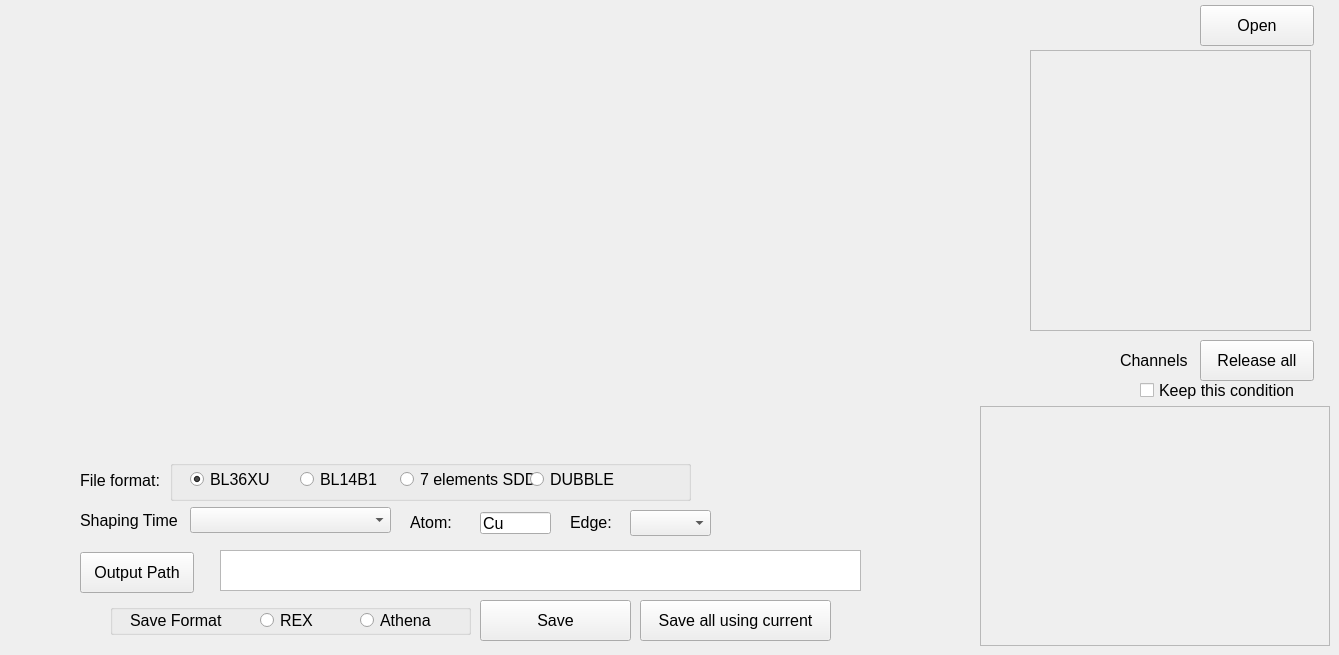
      <widget class="QWidget" name="tab_9">
       <attribute name="title">
        <string>36XU,BL14B1,SDD</string>
       </attribute>
       <widget class="QLabel" name="label_52">
        <property name="geometry">
         <rect>
          <x>570</x>
          <y>512</y>
          <width>51</width>
          <height>21</height>
         </rect>
        </property>
        <property name="font">
         <font>
          <pointsize>12</pointsize>
         </font>
        </property>
        <property name="text">
         <string>Edge:</string>
        </property>
       </widget>
       <widget class="QScrollArea" name="scrollArea_16">
        <property name="geometry">
         <rect>
          <x>980</x>
          <y>406</y>
          <width>350</width>
          <height>240</height>
         </rect>
        </property>
        <property name="font">
         <font>
          <pointsize>12</pointsize>
         </font>
        </property>
        <property name="widgetResizable">
         <bool>true</bool>
        </property>
        <widget class="QWidget" name="scrollAreaWidgetContents_16">
         <property name="geometry">
          <rect>
           <x>0</x>
           <y>0</y>
           <width>348</width>
           <height>238</height>
          </rect>
         </property>
        </widget>
       </widget>
       <widget class="QScrollArea" name="scrollArea_17">
        <property name="geometry">
         <rect>
          <x>1030</x>
          <y>50</y>
          <width>281</width>
          <height>281</height>
         </rect>
        </property>
        <property name="font">
         <font>
          <pointsize>12</pointsize>
         </font>
        </property>
        <property name="widgetResizable">
         <bool>true</bool>
        </property>
        <widget class="QWidget" name="scrollAreaWidgetContents_17">
         <property name="geometry">
          <rect>
           <x>0</x>
           <y>0</y>
           <width>279</width>
           <height>279</height>
          </rect>
         </property>
        </widget>
       </widget>
       <widget class="QWidget" name="BL36XU_widget1" native="true">
        <property name="geometry">
         <rect>
          <x>0</x>
          <y>20</y>
          <width>491</width>
          <height>431</height>
         </rect>
        </property>
        <property name="font">
         <font>
          <pointsize>12</pointsize>
         </font>
        </property>
       </widget>
       <widget class="QLineEdit" name="BL36XU_Atom">
        <property name="geometry">
         <rect>
          <x>480</x>
          <y>512</y>
          <width>71</width>
          <height>22</height>
         </rect>
        </property>
        <property name="font">
         <font>
          <pointsize>12</pointsize>
         </font>
        </property>
        <property name="text">
         <string>Cu</string>
        </property>
       </widget>
       <widget class="QWidget" name="BL36XU_widget2" native="true">
        <property name="geometry">
         <rect>
          <x>520</x>
          <y>20</y>
          <width>441</width>
          <height>431</height>
         </rect>
        </property>
        <property name="font">
         <font>
          <pointsize>12</pointsize>
         </font>
        </property>
       </widget>
       <widget class="QTextBrowser" name="BL36XU_textBrowser">
        <property name="geometry">
         <rect>
          <x>220</x>
          <y>550</y>
          <width>641</width>
          <height>41</height>
         </rect>
        </property>
        <property name="font">
         <font>
          <pointsize>12</pointsize>
         </font>
        </property>
       </widget>
       <widget class="QPushButton" name="BL36XU_outpath">
        <property name="geometry">
         <rect>
          <x>80</x>
          <y>552</y>
          <width>114</width>
          <height>41</height>
         </rect>
        </property>
        <property name="font">
         <font>
          <pointsize>12</pointsize>
         </font>
        </property>
        <property name="text">
         <string>Output Path</string>
        </property>
       </widget>
       <widget class="QLabel" name="label_53">
        <property name="geometry">
         <rect>
          <x>80</x>
          <y>510</y>
          <width>101</width>
          <height>20</height>
         </rect>
        </property>
        <property name="font">
         <font>
          <pointsize>12</pointsize>
         </font>
        </property>
        <property name="text">
         <string>Shaping Time</string>
        </property>
       </widget>
       <widget class="QComboBox" name="BL36XU_Edge">
        <property name="geometry">
         <rect>
          <x>630</x>
          <y>510</y>
          <width>81</width>
          <height>26</height>
         </rect>
        </property>
        <property name="font">
         <font>
          <pointsize>12</pointsize>
         </font>
        </property>
       </widget>
       <widget class="QPushButton" name="BL36XU_Save">
        <property name="geometry">
         <rect>
          <x>480</x>
          <y>600</y>
          <width>151</width>
          <height>41</height>
         </rect>
        </property>
        <property name="font">
         <font>
          <pointsize>12</pointsize>
         </font>
        </property>
        <property name="text">
         <string>Save</string>
        </property>
       </widget>
       <widget class="QPushButton" name="BL36XU_RSall">
        <property name="geometry">
         <rect>
          <x>1200</x>
          <y>340</y>
          <width>114</width>
          <height>41</height>
         </rect>
        </property>
        <property name="font">
         <font>
          <pointsize>12</pointsize>
         </font>
        </property>
        <property name="text">
         <string>Release all</string>
        </property>
       </widget>
       <widget class="QGroupBox" name="groupBox_19">
        <property name="geometry">
         <rect>
          <x>110</x>
          <y>604</y>
          <width>361</width>
          <height>31</height>
         </rect>
        </property>
        <property name="font">
         <font>
          <pointsize>12</pointsize>
         </font>
        </property>
        <property name="title">
         <string/>
        </property>
        <widget class="QLabel" name="label_54">
         <property name="geometry">
          <rect>
           <x>20</x>
           <y>6</y>
           <width>111</width>
           <height>20</height>
          </rect>
         </property>
         <property name="font">
          <font>
           <pointsize>12</pointsize>
          </font>
         </property>
         <property name="text">
          <string>Save Format</string>
         </property>
        </widget>
        <widget class="QRadioButton" name="BL36XU_rB_Athena">
         <property name="geometry">
          <rect>
           <x>250</x>
           <y>6</y>
           <width>81</width>
           <height>20</height>
          </rect>
         </property>
         <property name="font">
          <font>
           <pointsize>12</pointsize>
          </font>
         </property>
         <property name="text">
          <string>Athena</string>
         </property>
        </widget>
        <widget class="QRadioButton" name="BL36XU_rB_REX">
         <property name="geometry">
          <rect>
           <x>150</x>
           <y>6</y>
           <width>61</width>
           <height>20</height>
          </rect>
         </property>
         <property name="font">
          <font>
           <pointsize>12</pointsize>
          </font>
         </property>
         <property name="text">
          <string>REX</string>
         </property>
        </widget>
       </widget>
       <widget class="QLabel" name="label_55">
        <property name="geometry">
         <rect>
          <x>410</x>
          <y>514</y>
          <width>51</width>
          <height>16</height>
         </rect>
        </property>
        <property name="font">
         <font>
          <pointsize>12</pointsize>
         </font>
        </property>
        <property name="text">
         <string>Atom:</string>
        </property>
       </widget>
       <widget class="QLabel" name="label_57">
        <property name="geometry">
         <rect>
          <x>1120</x>
          <y>350</y>
          <width>71</width>
          <height>21</height>
         </rect>
        </property>
        <property name="font">
         <font>
          <pointsize>12</pointsize>
         </font>
        </property>
        <property name="text">
         <string>Channels</string>
        </property>
       </widget>
       <widget class="QPushButton" name="BL36XU_Open">
        <property name="geometry">
         <rect>
          <x>1200</x>
          <y>5</y>
          <width>114</width>
          <height>41</height>
         </rect>
        </property>
        <property name="font">
         <font>
          <pointsize>12</pointsize>
         </font>
        </property>
        <property name="text">
         <string>Open</string>
        </property>
       </widget>
       <widget class="QComboBox" name="BL36XU_ST">
        <property name="geometry">
         <rect>
          <x>190</x>
          <y>507</y>
          <width>201</width>
          <height>26</height>
         </rect>
        </property>
        <property name="font">
         <font>
          <pointsize>12</pointsize>
         </font>
        </property>
       </widget>
       <widget class="QPushButton" name="pB_save_all_SSD_2">
        <property name="geometry">
         <rect>
          <x>640</x>
          <y>600</y>
          <width>191</width>
          <height>41</height>
         </rect>
        </property>
        <property name="font">
         <font>
          <pointsize>12</pointsize>
         </font>
        </property>
        <property name="text">
         <string>Save all using current</string>
        </property>
       </widget>
       <widget class="QCheckBox" name="cB_keep_condition_2">
        <property name="geometry">
         <rect>
          <x>1140</x>
          <y>380</y>
          <width>161</width>
          <height>21</height>
         </rect>
        </property>
        <property name="font">
         <font>
          <pointsize>12</pointsize>
         </font>
        </property>
        <property name="text">
         <string>Keep this condition</string>
        </property>
       </widget>
       <widget class="QGroupBox" name="groupBox_10">
        <property name="geometry">
         <rect>
          <x>170</x>
          <y>460</y>
          <width>521</width>
          <height>41</height>
         </rect>
        </property>
        <property name="font">
         <font>
          <pointsize>12</pointsize>
         </font>
        </property>
        <property name="title">
         <string/>
        </property>
        <widget class="QRadioButton" name="rB_BL36XU">
         <property name="geometry">
          <rect>
           <x>20</x>
           <y>10</y>
           <width>91</width>
           <height>18</height>
          </rect>
         </property>
         <property name="font">
          <font>
           <pointsize>12</pointsize>
          </font>
         </property>
         <property name="text">
          <string>BL36XU</string>
         </property>
         <property name="checked">
          <bool>true</bool>
         </property>
        </widget>
        <widget class="QRadioButton" name="rB_BL14B1">
         <property name="geometry">
          <rect>
           <x>130</x>
           <y>10</y>
           <width>91</width>
           <height>18</height>
          </rect>
         </property>
         <property name="font">
          <font>
           <pointsize>12</pointsize>
          </font>
         </property>
         <property name="text">
          <string>BL14B1</string>
         </property>
        </widget>
        <widget class="QRadioButton" name="rB_7elements_SDD">
         <property name="geometry">
          <rect>
           <x>230</x>
           <y>10</y>
           <width>141</width>
           <height>18</height>
          </rect>
         </property>
         <property name="font">
          <font>
           <pointsize>12</pointsize>
          </font>
         </property>
         <property name="text">
          <string>7 elements SDD</string>
         </property>
        </widget>
        <widget class="QRadioButton" name="rB_DUBBLE">
         <property name="geometry">
          <rect>
           <x>360</x>
           <y>10</y>
           <width>131</width>
           <height>18</height>
          </rect>
         </property>
         <property name="font">
          <font>
           <pointsize>12</pointsize>
          </font>
         </property>
         <property name="text">
          <string>DUBBLE</string>
         </property>
        </widget>
       </widget>
       <widget class="QLabel" name="label_56">
        <property name="geometry">
         <rect>
          <x>80</x>
          <y>470</y>
          <width>81</width>
          <height>20</height>
         </rect>
        </property>
        <property name="font">
         <font>
          <pointsize>12</pointsize>
         </font>
        </property>
        <property name="text">
         <string>File format:</string>
        </property>
       </widget>
      </widget>
